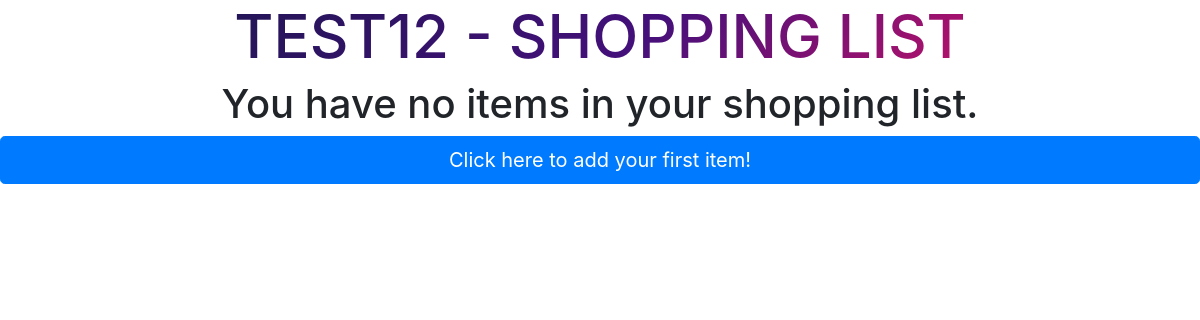
/families/1/list (signed in), run on an earlier commit of the app's database.
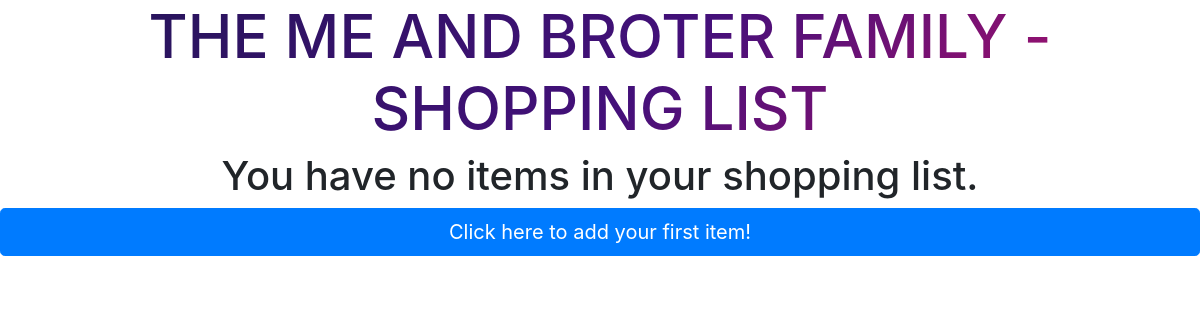
And on a later commit of the database.
### website/models.py (models this page shows, shortened)
class Families(db.Model):
    _id =  db.Column(db.Integer,primary_key = True)
    name = db.Column(db.String(25))
    creator_name = db.Column(db.String(100))
    creator_email = db.Column(db.String(100))
    members = db.Column(db.String(1000))
    admins = db.Column(db.String(1000))
    shopping_list = db.Column(db.String(10000))
    inventory = db.Column(db.String(10000))

### website/views.py (the view)
@views.route('/families/<id>/list')
def family_list(id):
    if request.method == "GET":
        canAccess = False
        canManageFamily = False
        currentFamily = Families.query.filter_by(_id=id).first()
        if session.get("username") == None:
            flash("You must be logged in!")
            return redirect("/")
        else:
            current_user = session.get("username")
            for user in User.query.all():
                if user.name == current_user:
                    if current_user in currentFamily.members:
                        canAccess = True
                    elif current_user in currentFamily.admins or current_user == currentFamily.creator_name:
                        canAccess = True
                        canManageFamily = True
        if canAccess == True:
            lengthOfList = len(json.loads(currentFamily.shopping_list))
            shoppingList = json.loads(currentFamily.shopping_list)
            return render_template("list.html",list=shoppingList,family=currentFamily,user_has_permissions=canManageFamily,length_of_list=lengthOfList)
        else:
            return redirect("/")

### app.py (called while the page is built)
    @app.context_processor
    def override_url_for():
        return dict(url_for=dated_url_for)

    def dated_url_for(endpoint, **values):
        if endpoint == 'static':
            filename = values.get('filename', None)
            if filename:
                file_path = os.path.join(app.root_path,
                                    endpoint, filename)
                values['q'] = int(os.stat(file_path).st_mtime)
        return url_for(endpoint, **values)

### website/templates/list.html (shortened to what this page needs)
<head>
  <link rel="stylesheet" href="https://cdn.jsdelivr.net/npm/bootstrap@4.3.1/dist/css/bootstrap.min.css">
  <link rel="stylesheet" href="{{url_for('static', filename='main.css')}}">
</head>
<body id="listBody">
    <div class="container">
        <div class="row">
          <div class="col-md-12 text-center">
            <h3 class="animate-list"> {{ family.name }} - Shopping List</h3>
          </div>
        </div>
      </div>
      {% if length_of_list == 0 %}
      <p id="listHead"class="h1">You have no items in your shopping list.</p>
      <a href="/families/{{family._id}}/list/add">
      <button type="button" class="btn btn-primary btn-lg btn-block">Click here to add your first item!</button>
      </a>
      {% endif %}
</body>

### website/static/main.css (style rules this page uses)
.animate-list { text-transform: uppercase; background-image: linear-gradient( -225deg, #231557 0%, #44107a 29%, #ff1361 67%, #fff800 100% ); background-size: auto auto; background-clip: border-box; background-size: 200% auto; color: #fff; background-clip: text; text-fill-color: transparent; -webkit-background-clip: text; -webkit-text-fill-color: transparent; animation: textclip 2s linear infinite; display: inline-block; font-size: 60px; }
#listHead { text-align: center; }

What changed in the data, as far as the page shows it:
changed Families: name "TEST12" → "THE ME AND BROTER FAMILY"
